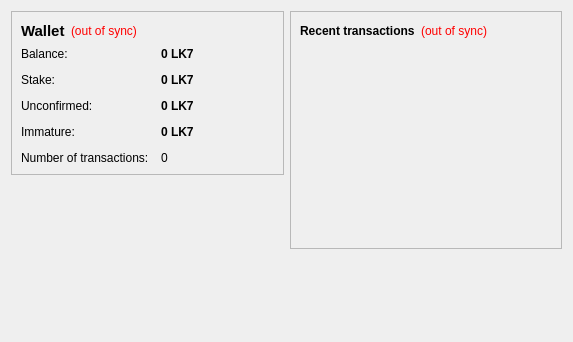
<?xml version="1.0" encoding="UTF-8"?>
<ui version="4.0">
 <class>OverviewPage</class>
 <widget class="QWidget" name="OverviewPage">
  <property name="geometry">
   <rect>
    <x>0</x>
    <y>0</y>
    <width>573</width>
    <height>342</height>
   </rect>
  </property>
  <property name="windowTitle">
   <string>Form</string>
  </property>
  <layout class="QHBoxLayout" name="horizontalLayout" stretch="1,1">
   <item>
    <layout class="QVBoxLayout" name="verticalLayout_2">
     <item>
      <widget class="QFrame" name="frame">
       <property name="frameShape">
        <enum>QFrame::StyledPanel</enum>
       </property>
       <property name="frameShadow">
        <enum>QFrame::Raised</enum>
       </property>
       <layout class="QVBoxLayout" name="verticalLayout_4">
        <item>
         <layout class="QHBoxLayout" name="horizontalLayout_4">
          <item>
           <widget class="QLabel" name="label_5">
            <property name="font">
             <font>
              <pointsize>11</pointsize>
              <weight>75</weight>
              <bold>true</bold>
             </font>
            </property>
            <property name="text">
             <string>Wallet</string>
            </property>
           </widget>
          </item>
          <item>
           <widget class="QLabel" name="labelWalletStatus">
            <property name="toolTip">
             <string>The displayed information may be out of date. Your wallet automatically synchronizes with the Lucky7Coin network after a connection is established, but this process has not completed yet.</string>
            </property>
            <property name="styleSheet">
             <string notr="true">QLabel { color: red; }</string>
            </property>
            <property name="text">
             <string notr="true">(out of sync)</string>
            </property>
            <property name="alignment">
             <set>Qt::AlignLeading|Qt::AlignLeft|Qt::AlignVCenter</set>
            </property>
           </widget>
          </item>
          <item>
           <spacer name="horizontalSpacer_2">
            <property name="orientation">
             <enum>Qt::Horizontal</enum>
            </property>
            <property name="sizeHint" stdset="0">
             <size>
              <width>40</width>
              <height>20</height>
             </size>
            </property>
           </spacer>
          </item>
         </layout>
        </item>
        <item>
         <layout class="QFormLayout" name="formLayout_2">
          <property name="fieldGrowthPolicy">
           <enum>QFormLayout::AllNonFixedFieldsGrow</enum>
          </property>
          <property name="horizontalSpacing">
           <number>12</number>
          </property>
          <property name="verticalSpacing">
           <number>12</number>
          </property>
          <item row="0" column="0">
           <widget class="QLabel" name="label">
            <property name="text">
             <string>Balance:</string>
            </property>
           </widget>
          </item>
          <item row="0" column="1">
           <widget class="QLabel" name="labelBalance">
            <property name="font">
             <font>
              <weight>75</weight>
              <bold>true</bold>
             </font>
            </property>
            <property name="cursor">
             <cursorShape>IBeamCursor</cursorShape>
            </property>
            <property name="toolTip">
             <string>Your current balance</string>
            </property>
            <property name="text">
             <string notr="true">0 LK7</string>
            </property>
            <property name="textInteractionFlags">
             <set>Qt::LinksAccessibleByMouse|Qt::TextSelectableByKeyboard|Qt::TextSelectableByMouse</set>
            </property>
           </widget>
          </item>
          <item row="1" column="0">
           <widget class="QLabel" name="label_6">
            <property name="text">
             <string>Stake:</string>
            </property>
           </widget>
          </item>
          <item row="1" column="1">
           <widget class="QLabel" name="labelStake">
            <property name="font">
             <font>
              <weight>75</weight>
              <bold>true</bold>
             </font>
            </property>
            <property name="cursor">
             <cursorShape>IBeamCursor</cursorShape>
            </property>
            <property name="toolTip">
             <string>Total of coins that was staked, and do not yet count toward the current balance</string>
            </property>
            <property name="text">
             <string notr="true">0 LK7</string>
            </property>
            <property name="textInteractionFlags">
             <set>Qt::LinksAccessibleByMouse|Qt::TextSelectableByKeyboard|Qt::TextSelectableByMouse</set>
            </property>
           </widget>
          </item>
          <item row="2" column="0">
           <widget class="QLabel" name="label_3">
            <property name="text">
             <string>Unconfirmed:</string>
            </property>
           </widget>
          </item>
          <item row="2" column="1">
           <widget class="QLabel" name="labelUnconfirmed">
            <property name="font">
             <font>
              <weight>75</weight>
              <bold>true</bold>
             </font>
            </property>
            <property name="cursor">
             <cursorShape>IBeamCursor</cursorShape>
            </property>
            <property name="toolTip">
             <string>Total of transactions that have yet to be confirmed, and do not yet count toward the current balance</string>
            </property>
            <property name="text">
             <string notr="true">0 LK7</string>
            </property>
            <property name="textInteractionFlags">
             <set>Qt::LinksAccessibleByMouse|Qt::TextSelectableByKeyboard|Qt::TextSelectableByMouse</set>
            </property>
           </widget>
          </item>
          <item row="3" column="0">
           <widget class="QLabel" name="labelImmatureText">
            <property name="text">
             <string>Immature:</string>
            </property>
           </widget>
          </item>
          <item row="3" column="1">
           <widget class="QLabel" name="labelImmature">
            <property name="font">
             <font>
              <weight>75</weight>
              <bold>true</bold>
             </font>
            </property>
            <property name="toolTip">
             <string>Mined balance that has not yet matured</string>
            </property>
            <property name="text">
             <string notr="true">0 LK7</string>
            </property>
            <property name="textInteractionFlags">
             <set>Qt::LinksAccessibleByMouse|Qt::TextSelectableByKeyboard|Qt::TextSelectableByMouse</set>
            </property>
           </widget>
          </item>
          <item row="4" column="0">
           <widget class="QLabel" name="label_2">
            <property name="text">
             <string>Number of transactions:</string>
            </property>
           </widget>
          </item>
          <item row="4" column="1">
           <widget class="QLabel" name="labelNumTransactions">
            <property name="toolTip">
             <string>Total number of transactions in wallet</string>
            </property>
            <property name="text">
             <string notr="true">0</string>
            </property>
           </widget>
          </item>
         </layout>
        </item>
       </layout>
      </widget>
     </item>
     <item>
      <spacer name="verticalSpacer">
       <property name="orientation">
        <enum>Qt::Vertical</enum>
       </property>
       <property name="sizeHint" stdset="0">
        <size>
         <width>20</width>
         <height>40</height>
        </size>
       </property>
      </spacer>
     </item>
    </layout>
   </item>
   <item>
    <layout class="QVBoxLayout" name="verticalLayout_3">
     <item>
      <widget class="QFrame" name="frame_2">
       <property name="frameShape">
        <enum>QFrame::StyledPanel</enum>
       </property>
       <property name="frameShadow">
        <enum>QFrame::Raised</enum>
       </property>
       <layout class="QVBoxLayout" name="verticalLayout">
        <item>
         <layout class="QHBoxLayout" name="horizontalLayout_2">
          <item>
           <widget class="QLabel" name="label_4">
            <property name="text">
             <string>&lt;b&gt;Recent transactions&lt;/b&gt;</string>
            </property>
           </widget>
          </item>
          <item>
           <widget class="QLabel" name="labelTransactionsStatus">
            <property name="toolTip">
             <string>The displayed information may be out of date. Your wallet automatically synchronizes with the Lucky7Coin network after a connection is established, but this process has not completed yet.</string>
            </property>
            <property name="styleSheet">
             <string notr="true">QLabel { color: red; }</string>
            </property>
            <property name="text">
             <string notr="true">(out of sync)</string>
            </property>
            <property name="alignment">
             <set>Qt::AlignRight|Qt::AlignTrailing|Qt::AlignVCenter</set>
            </property>
           </widget>
          </item>
          <item>
           <spacer name="horizontalSpacer">
            <property name="orientation">
             <enum>Qt::Horizontal</enum>
            </property>
            <property name="sizeHint" stdset="0">
             <size>
              <width>40</width>
              <height>20</height>
             </size>
            </property>
           </spacer>
          </item>
         </layout>
        </item>
        <item>
         <widget class="QListView" name="listTransactions">
          <property name="styleSheet">
           <string notr="true">QListView { background: transparent; }</string>
          </property>
          <property name="frameShape">
           <enum>QFrame::NoFrame</enum>
          </property>
          <property name="verticalScrollBarPolicy">
           <enum>Qt::ScrollBarAlwaysOff</enum>
          </property>
          <property name="horizontalScrollBarPolicy">
           <enum>Qt::ScrollBarAlwaysOff</enum>
          </property>
          <property name="selectionMode">
           <enum>QAbstractItemView::NoSelection</enum>
          </property>
         </widget>
        </item>
       </layout>
      </widget>
     </item>
     <item>
      <spacer name="verticalSpacer_2">
       <property name="orientation">
        <enum>Qt::Vertical</enum>
       </property>
       <property name="sizeHint" stdset="0">
        <size>
         <width>20</width>
         <height>40</height>
        </size>
       </property>
      </spacer>
     </item>
    </layout>
   </item>
  </layout>
 </widget>
 <resources/>
 <connections/>
</ui>
